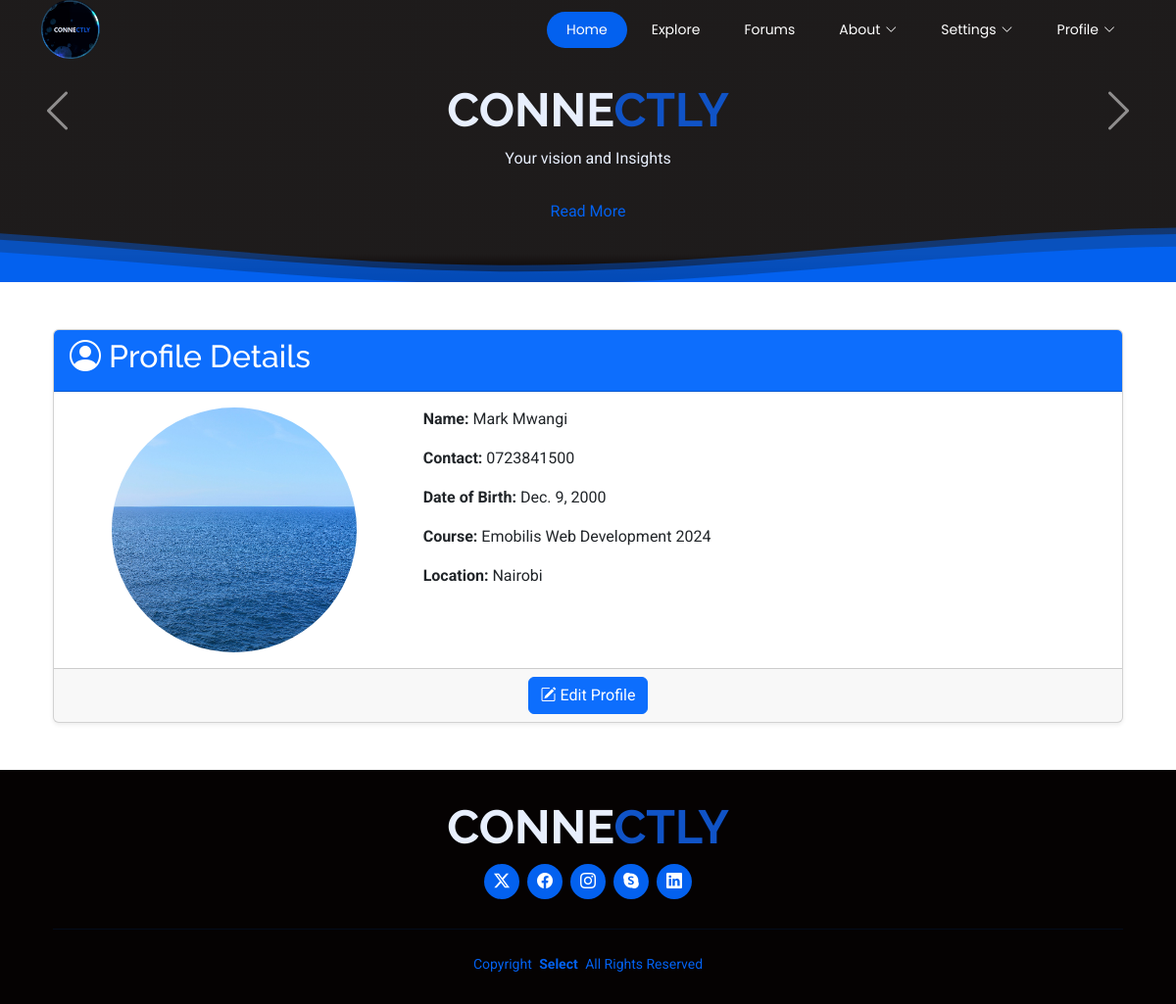
/profile/, run on the app's committed database.
### myApp/models.py (models this page shows, shortened)
class Profile(models.Model):
    name = models.CharField(max_length=100)
    contact = models.CharField(max_length=10)
    dateofbirth=models.DateField(blank=True,null=True)
    course = models.TextField(blank=True, null=True)
    profile_picture = models.ImageField(upload_to='profile_pics/', blank=True, null=True)
    location = models.CharField(max_length=100, blank=True)

### myApp/views.py (the view)
# urls.py: path('profile/', views.view_profile, name='view_profile'),
def view_profile(request):
    profile = get_object_or_404(Profile, pk=1)  # Here pk=1 is just an example.
    return render(request, 'viewprofile.html', {'profile': profile})

### templates/viewprofile.html
{% extends 'startpage.html' %}
{% load static %}
{% block content %}
<body class="bg-light">
    <div class="container my-5">
        <div class="card shadow-sm">
            <div class="card-header bg-primary text-white">
                <h2 class="card-title"><i class="bi bi-person-circle"></i> Profile Details</h2>
            </div>
            <div class="card-body">
                <div class="row">
                    <div class="col-md-4">
                        {% if profile.profile_picture %}
                            <div class="text-center">
                                <img src="{{ profile.profile_picture.url }}" alt="Profile Picture" class="img-fluid rounded-circle" style="width: 250px; height: 250px;">
                            </div>
                        {% else %}
                            <div class="text-center">
                                <i class="bi bi-person-circle" style="font-size: 100px; color: #ccc;"></i>
                            </div>
                        {% endif %}
                    </div>
                    <div class="col-md-8">
                        <p><strong>Name:</strong> {{ profile.name }}</p>
                        <p><strong>Contact:</strong> {{ profile.contact }}</p>
                        <p><strong>Date of Birth:</strong> {{ profile.dateofbirth }}</p>
                        <p><strong>Course:</strong> {{ profile.course }}</p>
                        <p><strong>Location:</strong> {{ profile.location }}</p>
                    </div>
                </div>
            </div>
            <div class="card-footer text-center">
                <a href="{% url 'edit_profile' %}" class="btn btn-primary"><i class="bi bi-pencil-square"></i> Edit Profile</a>
            </div>
        </div>
    </div>
 {% endblock %}

### static/assets/css/main.css (style rules this page uses)
body { color: var(--default-color); background-color: var(--background-color); font-family: var(--default-font); }
a { color: var(--accent-color); text-decoration: none; transition: 0.3s; }
h1, h2, h3, h4, h5, h6 { color: var(--heading-color); font-family: var(--heading-font); }

### data on the page
Profile: profile_picture (picture), name "Mark Mwangi", contact "0723841500", dateofbirth "Dec. 9, 2000", course "Emobilis Web Development 2024", location "Nairobi"
